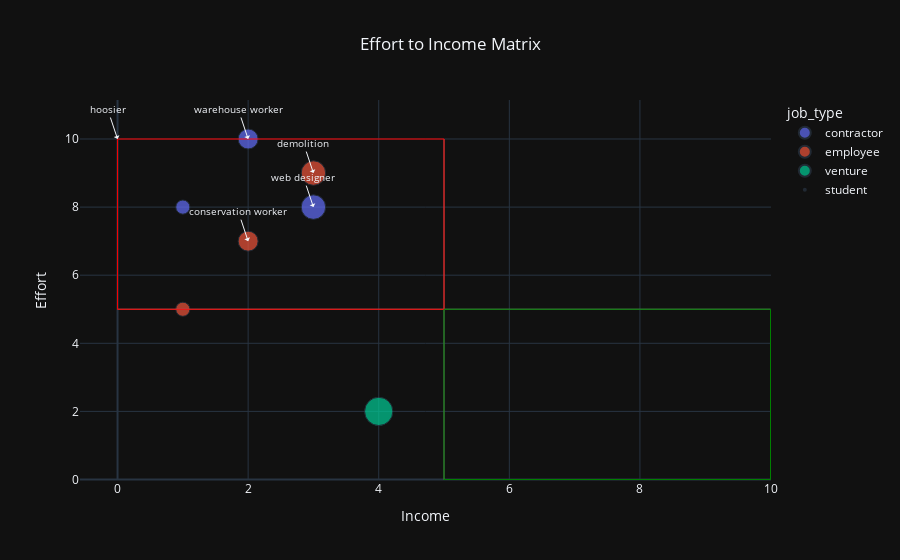

The cell this chart's notebook holds for it:
### Code cell
import plotly.express as px

# Scatter plot using Plotly
fig = px.scatter(
    df, 
    x='income', 
    y='effort', 
    color='job_type', 
    hover_name='job_title',
    # animation_frame='year',
    size='income',
    template='plotly_dark',
    title='Effort to Income Matrix'
    )

# Layout customization
fig.update_layout(
    title={
        'text': 'Effort to Income Matrix',
        'x': 0.5, # title centered
        'xanchor': 'center' # title centered
    },
    xaxis_title='Income',
    yaxis_title='Effort',
    shapes=[
        dict(
            type='line',
            x0=0,
            x1=10,
            y0=5,
            y1=5,
            line=dict(color='gray', width=1)
        ),
        dict(
            type='line',
            x0=5,
            x1=5,
            y0=0,
            y1=10,
            line=dict(color='gray', width=1)
        )
    ]
)

fig.add_shape(
    type='rect',
    x0=0,
    y0=5,
    x1=5,
    y1=10,
    line=dict(color='red', width=1), # Adjust the width for the outline
    fillcolor='rgba(0,0,0,0)' # Set fill color to transparent
)
fig.add_shape(
    type='rect',
    x0=5,
    y0=0,
    x1=10,
    y1=5,
    line=dict(color='green', width=1), # Adjust the width for the outline
    fillcolor='rgba(0,0,0,0)' # Set fill color to transparent
)

fig.update_traces(marker=dict(size=10), selector=dict(mode='markers+lines'), frame=True)

# Filter the data for records where the index is >= 3
filtered_df = df[df.index >= 3]

# Add text labels for the filtered records
for i, row in filtered_df.iterrows():
    fig.add_annotation(
        x=row["income"],
        y=row["effort"],
        text=row["job_title"],
        showarrow=True,
        arrowhead=1,
        font=dict(size=10),
    )

# Customize the layout
fig.update_traces(textposition="top center")

fig.show()

### Figure 1 — Plotly figure (JSON) as saved in the notebook; plotly's stock layout.template omitted (floating-point values rounded to 4 significant figures)
{"data": [{"hovertemplate": "<b>%{hovertext}</b><br><br>job_type=contractor<br>income=%{marker.size}<br>effort=%{y}<extra></extra>", "hovertext": ["farm hand", "warehouse worker", "web designer"], "legendgroup": "contractor", "marker": {"color": "#636efa", "size": [1, 2, 3], "sizemode": "area", "sizeref": 0.01, "symbol": "circle"}, "mode": "markers", "name": "contractor", "orientation": "v", "showlegend": true, "textposition": "top center", "type": "scatter", "x": [1, 2, 3], "xaxis": "x", "y": [8, 10, 8], "yaxis": "y"}, {"hovertemplate": "<b>%{hovertext}</b><br><br>job_type=employee<br>income=%{marker.size}<br>effort=%{y}<extra></extra>", "hovertext": ["pizza delivery", "conservation worker", "demolition"], "legendgroup": "employee", "marker": {"color": "#EF553B", "size": [1, 2, 3], "sizemode": "area", "sizeref": 0.01, "symbol": "circle"}, "mode": "markers", "name": "employee", "orientation": "v", "showlegend": true, "textposition": "top center", "type": "scatter", "x": [1, 2, 3], "xaxis": "x", "y": [5, 7, 9], "yaxis": "y"}, {"hovertemplate": "<b>%{hovertext}</b><br><br>job_type=venture<br>income=%{marker.size}<br>effort=%{y}<extra></extra>", "hovertext": ["spirit wear maker"], "legendgroup": "venture", "marker": {"color": "#00cc96", "size": [4], "sizemode": "area", "sizeref": 0.01, "symbol": "circle"}, "mode": "markers", "name": "venture", "orientation": "v", "showlegend": true, "textposition": "top center", "type": "scatter", "x": [4], "xaxis": "x", "y": [2], "yaxis": "y"}, {"hovertemplate": "<b>%{hovertext}</b><br><br>job_type=student<br>income=%{marker.size}<br>effort=%{y}<extra></extra>", "hovertext": ["hoosier"], "legendgroup": "student", "marker": {"color": "#ab63fa", "size": [0], "sizemode": "area", "sizeref": 0.01, "symbol": "circle"}, "mode": "markers", "name": "student", "orientation": "v", "showlegend": true, "textposition": "top center", "type": "scatter", "x": [0], "xaxis": "x", "y": [10], "yaxis": "y"}], "layout": {"annotations": [{"arrowhead": 1, "font": {"size": 10}, "showarrow": true, "text": "hoosier", "x": 0, "y": 10}, {"arrowhead": 1, "font": {"size": 10}, "showarrow": true, "text": "conservation worker", "x": 2, "y": 7}, {"arrowhead": 1, "font": {"size": 10}, "showarrow": true, "text": "warehouse worker", "x": 2, "y": 10}, {"arrowhead": 1, "font": {"size": 10}, "showarrow": true, "text": "demolition", "x": 3, "y": 9}, {"arrowhead": 1, "font": {"size": 10}, "showarrow": true, "text": "web designer", "x": 3, "y": 8}], "legend": {"itemsizing": "constant", "title": {"text": "job_type"}, "tracegroupgap": 0}, "shapes": [{"line": {"color": "gray", "width": 1}, "type": "line", "x0": 0, "x1": 10, "y0": 5, "y1": 5}, {"line": {"color": "gray", "width": 1}, "type": "line", "x0": 5, "x1": 5, "y0": 0, "y1": 10}, {"fillcolor": "rgba(0,0,0,0)", "line": {"color": "red", "width": 1}, "type": "rect", "x0": 0, "x1": 5, "y0": 5, "y1": 10}, {"fillcolor": "rgba(0,0,0,0)", "line": {"color": "green", "width": 1}, "type": "rect", "x0": 5, "x1": 10, "y0": 0, "y1": 5}], "title": {"text": "Effort to Income Matrix", "x": 0.5, "xanchor": "center"}, "xaxis": {"anchor": "y", "domain": [0, 1], "title": {"text": "Income"}}, "yaxis": {"anchor": "x", "domain": [0, 1], "title": {"text": "Effort"}}}}
